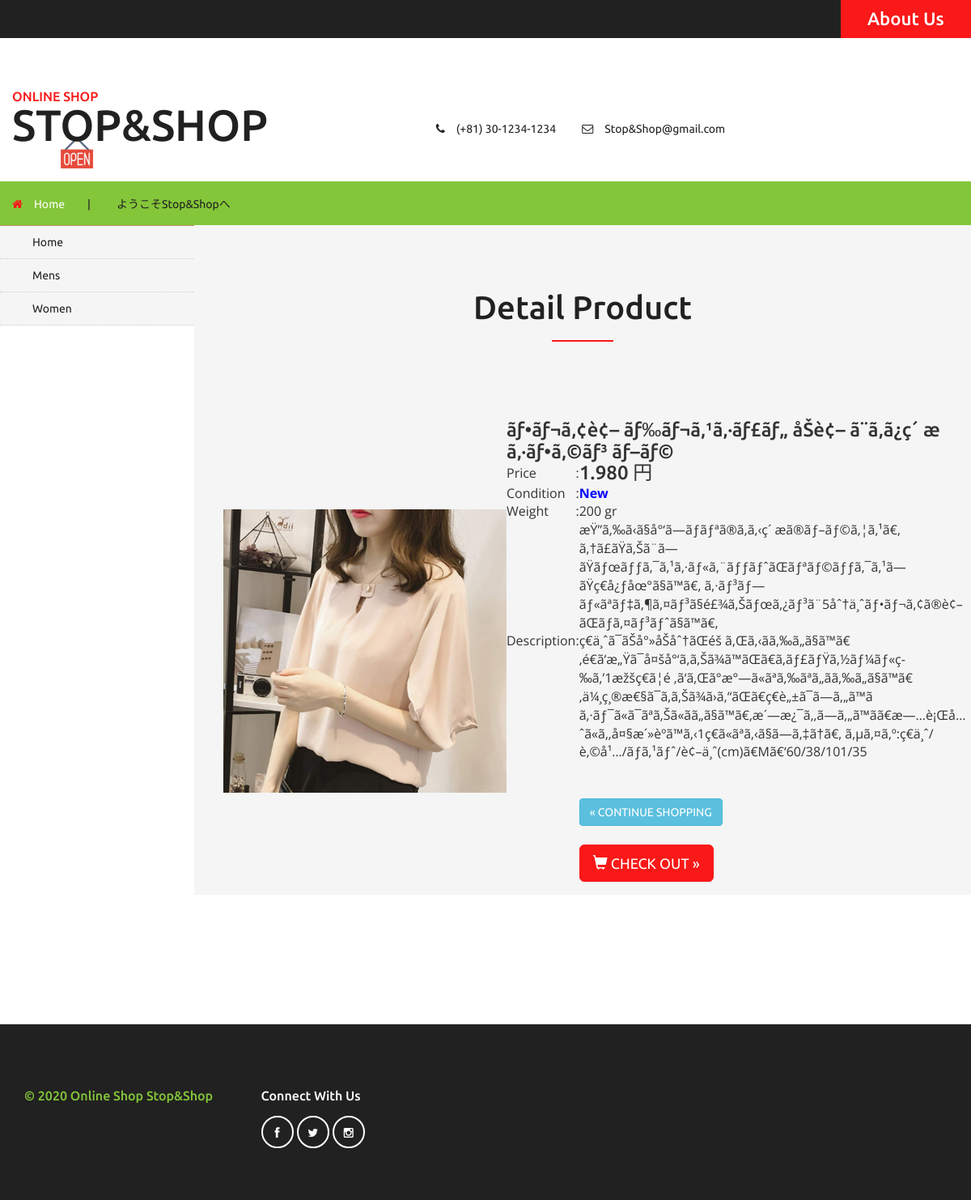
The page /index.php?pages=detailproduct&id=9 on the database its author committed.
### tables this page shows
CREATE TABLE `product` (
  `id_product` int(11) NOT NULL,
  `name_product` varchar(100) NOT NULL,
  `price_product` int(11) NOT NULL,
  `weight_product` int(11) NOT NULL,
  `photo_product` varchar(100) NOT NULL,
  `description_product` text NOT NULL,
  `category_product` varchar(100) NOT NULL,
  `condition_product` varchar(30) NOT NULL
);

### detailproduct.php (the view, shortened to what this page needs)
<div class="top-brands">
    <h3> Detail Product </h3></div>
    <div class="w3l_fresh_vegetables_grids">
        <?php
        $get = $connectdb->query("SELECT * FROM product WHERE id_product='$_GET[id]'");
        $detail= $get->fetch_assoc();
        ?>
        <div class="hero-unit" style="margin-left: 20px;">
        <table>
        <tr>
            <td rowspan="0"><img src="photo_product/<?php echo $detail['photo_product']; ?>" class="image_detail" /></td>
        </tr>
        <tr>
            <td colspan="5"><div class="title"><h3><?php echo $detail['name_product']; ?></h3></div></td>
        </tr>
        <tr>
            <td>Price</td>
            <td>:</td>
    	   <td><div><h3><?php echo number_format($detail['price_product'],0,",",".")." 円";?></h3></div></td>
        </tr>
        <tr>
            <td>Condition</td>
            <td>:</td>
            <td><div>
                <?php if ($detail['condition_product'] =="New"){
    	        echo '<strong style="color: blue;">New</strong>';
                }
                else {
    	           echo '<strong style="color: red;">Sale</strong>';
                }; ?>
                </div>
            </td>
        </tr>
        <tr>
            <td>Weight</td>
            <td>:</td>
            <td><div><?php echo $detail['weight_product']." gr"; ?></div></td>
        </tr>
        <tr>
            <td>Description</td>
            <td>:</td>
            <td><div><?php echo $detail['description_product']; ?></div></td>
        </tr>
    	<tr>
            <td></td>
            <td></td>
    		<td>
    		<br>
    		<br>
    		<a href="index.php" class="btn btn-info">&laquo; CONTINUE SHOPPING</a>
    		<br>
    		<br>
    		<div class="clear">
    		<a href="index.php?pages=checkout&id=<?php echo $detail['id_product'];?>" class="btn btn-lg btn-danger"><i class="glyphicon glyphicon-shopping-cart icon-white"></i> CHECK OUT &raquo;</a> </div>
        </tr>
        </table>
    </div>
</div>

### rows shown on the page
product: photo_product (picture), name_product "ãƒ•ãƒ¬ã‚¢è¢– ãƒ‰ãƒ¬ã‚¹ã‚·ãƒ£ãƒ„ åŠè¢– ã¨ã‚ã¿ç´ æ ã‚·ãƒ•ã‚©ãƒ³ ãƒ–ãƒ©", price_product "1.980", weight_product "200", description_product "æŸ”ã‚‰ã‹ã§å°‘ã—ãƒãƒªã®ã‚ã‚‹ç´ æã®ãƒ–ãƒ©ã‚¦ã‚¹ã€‚ ã‚†ã£ãŸã‚Šã¨ã—ãŸãƒœãƒƒã‚¯ã‚¹ã‚·ãƒ«ã‚¨ãƒƒãƒˆãŒãƒªãƒ©ãƒƒã‚¯ã‚¹ã—ãŸç€å¿ƒåœ°ã§ã™ã€‚ ã‚·ãƒ³ãƒ—ãƒ«ãªãƒ‡ã‚¶ã‚¤ãƒ³ã§é£¾ã‚Šãƒœã‚¿ãƒ³ã¨5åˆ†ä¸ˆãƒ•ãƒ¬ã‚¢ã®è¢–ãŒãƒã‚¤ãƒ³ãƒˆã§ã™ã€‚ ç€ä¸ˆã¯ãŠå°»åŠåˆ†ãŒéš ã‚Œã‚‹ãã‚‰ã„ã§ã™ã€‚é€ã‘æ„Ÿã¯å¤šå°‘ã‚ã‚Šã¾ã™ãŒã€ã‚­ãƒ£ãƒŸã‚½ãƒ¼ãƒ«ç­‰ã‚’1æžšç€ã¦é ‚ã‘ã‚Œã°æ°—ã«ãªã‚‰ãªã„ãã‚‰ã„ã§ã™ã€‚ä¼¸ç¸®æ€§ã¯ã‚ã‚Šã¾ã›ã‚“ãŒã€ç€è„±ã¯ã—ã‚„ã™ã ã‚·ãƒ¯ã«ã¯ãªã‚Šã«ãã„ã§ã™ã€‚æ´—æ¿¯ã‚‚ã—ã‚„ã™ãã€æ—…è¡Œå…ˆã«ã‚‚å¤§æ´»èºã™ã‚‹1ç€ã«ãªã‚‹ã§ã—ã‚‡ã†ã€‚ ã‚µã‚¤ã‚º:ç€ä¸ˆ/è‚©å¹…/ãƒã‚¹ãƒˆ/è¢–ä¸ˆ(cm)ã€Mã€‘60/38/101/35"
